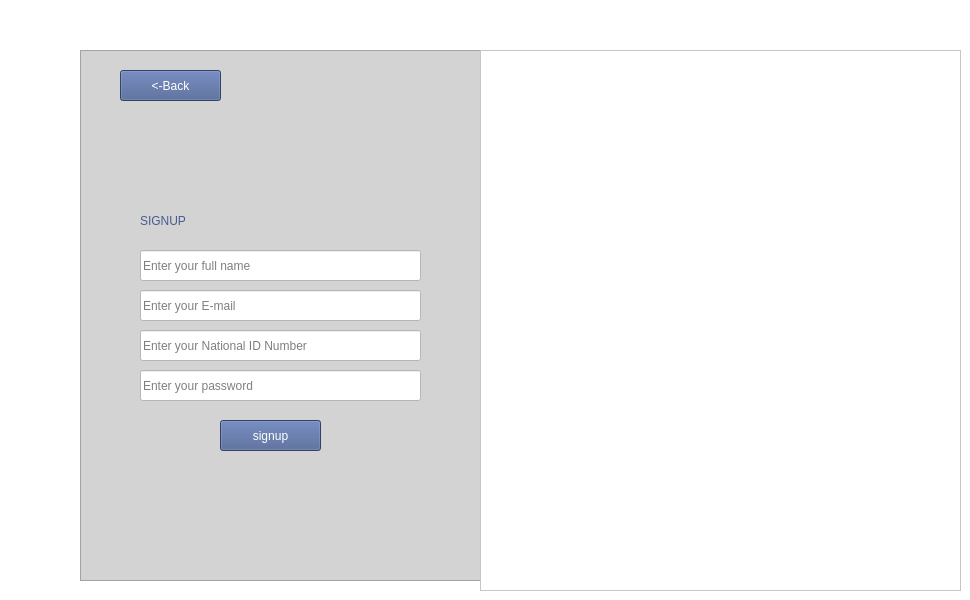
				<widget class="QWidget" name="page_4">
					<property name="styleSheet">
						<string notr="true">
							background-color: rgb(255, 255, 255);
							color: rgb(0, 0, 0);
						</string>
					</property>
					<widget class="QFrame" name="frame_7">
						<property name="geometry">
							<rect>
								<x>80</x>
								<y>50</y>
								<width>471</width>
								<height>531</height>
							</rect>
						</property>
						<property name="styleSheet">
							<string notr="true">background-color: rgb(211, 211, 211);</string>
						</property>
						<property name="frameShape">
							<enum>QFrame::Shape::StyledPanel</enum>
						</property>
						<property name="frameShadow">
							<enum>QFrame::Shadow::Raised</enum>
						</property>
						<widget class="QLabel" name="label_12">
							<property name="geometry">
								<rect>
									<x>60</x>
									<y>130</y>
									<width>311</width>
									<height>81</height>
								</rect>
							</property>
							<property name="styleSheet">
								<string notr="true">
									font: 700 20pt &quot;Segoe UI&quot;;

									color: rgb(70, 92, 144);
								</string>
							</property>
							<property name="text">
								<string>SIGNUP</string>
							</property>
						</widget>
						<widget class="QLineEdit" name="AdminName_2">
							<property name="geometry">
								<rect>
									<x>60</x>
									<y>200</y>
									<width>281</width>
									<height>31</height>
								</rect>
							</property>
							<property name="styleSheet">
								<string notr="true">background-color: rgb(255, 255, 255);</string>
							</property>
							<property name="text">
								<string/>
							</property>
							<property name="frame">
								<bool>true</bool>
							</property>
							<property name="echoMode">
								<enum>QLineEdit::EchoMode::Normal</enum>
							</property>
							<property name="readOnly">
								<bool>false</bool>
							</property>
							<property name="placeholderText">
								<string>Enter your full name</string>
							</property>
						</widget>
						<widget class="QLineEdit" name="AdminPass_2">
							<property name="geometry">
								<rect>
									<x>60</x>
									<y>320</y>
									<width>281</width>
									<height>31</height>
								</rect>
							</property>
							<property name="styleSheet">
								<string notr="true">background-color: rgb(255, 255, 255);</string>
							</property>
							<property name="text">
								<string/>
							</property>
							<property name="echoMode">
								<enum>QLineEdit::EchoMode::Password</enum>
							</property>
							<property name="readOnly">
								<bool>false</bool>
							</property>
							<property name="placeholderText">
								<string>Enter your password</string>
							</property>
						</widget>
						<widget class="QPushButton" name="AdminSignUpconB">
							<property name="geometry">
								<rect>
									<x>140</x>
									<y>370</y>
									<width>101</width>
									<height>31</height>
								</rect>
							</property>
							<property name="styleSheet">
								<string notr="true">
									background-color: rgb(70, 92, 144);
									color: rgb(255, 255, 255);
									font: 12pt &quot;Segoe UI&quot;;
								</string>
							</property>
							<property name="text">
								<string>signup</string>
							</property>
						</widget>
						<widget class="QLineEdit" name="AdminPass_3">
							<property name="geometry">
								<rect>
									<x>60</x>
									<y>240</y>
									<width>281</width>
									<height>31</height>
								</rect>
							</property>
							<property name="styleSheet">
								<string notr="true">background-color: rgb(255, 255, 255);</string>
							</property>
							<property name="text">
								<string/>
							</property>
							<property name="echoMode">
								<enum>QLineEdit::EchoMode::Normal</enum>
							</property>
							<property name="readOnly">
								<bool>false</bool>
							</property>
							<property name="placeholderText">
								<string>Enter your E-mail</string>
							</property>
						</widget>
						<widget class="QLineEdit" name="AdminPass_4">
							<property name="geometry">
								<rect>
									<x>60</x>
									<y>280</y>
									<width>281</width>
									<height>31</height>
								</rect>
							</property>
							<property name="styleSheet">
								<string notr="true">background-color: rgb(255, 255, 255);</string>
							</property>
							<property name="text">
								<string/>
							</property>
							<property name="echoMode">
								<enum>QLineEdit::EchoMode::Normal</enum>
							</property>
							<property name="readOnly">
								<bool>false</bool>
							</property>
							<property name="placeholderText">
								<string>Enter your National ID Number</string>
							</property>
						</widget>
						<widget class="QPushButton" name="AdminSignupbackB">
							<property name="geometry">
								<rect>
									<x>40</x>
									<y>20</y>
									<width>101</width>
									<height>31</height>
								</rect>
							</property>
							<property name="styleSheet">
								<string notr="true">
									background-color: rgb(70, 92, 144);
									color: rgb(255, 255, 255);
									font: 12pt &quot;Segoe UI&quot;;
								</string>
							</property>
							<property name="text">
								<string>&lt;-Back</string>
							</property>
						</widget>
					</widget>
					<widget class="QFrame" name="frame_8">
						<property name="geometry">
							<rect>
								<x>480</x>
								<y>50</y>
								<width>481</width>
								<height>541</height>
							</rect>
						</property>
						<property name="styleSheet">
							<string notr="true">background-color: rgb(255, 255, 255);</string>
						</property>
						<property name="frameShape">
							<enum>QFrame::Shape::StyledPanel</enum>
						</property>
						<property name="frameShadow">
							<enum>QFrame::Shadow::Raised</enum>
						</property>
						<widget class="QLabel" name="label_13">
							<property name="geometry">
								<rect>
									<x>30</x>
									<y>40</y>
									<width>391</width>
									<height>411</height>
								</rect>
							</property>
							<property name="text">
								<string/>
							</property>
							<property name="pixmap">
								<pixmap resource="project01.qrc">:/project01/Sign up-cuate.png</pixmap>
							</property>
							<property name="scaledContents">
								<bool>true</bool>
							</property>
						</widget>
						<widget class="QLabel" name="label_11">
							<property name="geometry">
								<rect>
									<x>390</x>
									<y>10</y>
									<width>61</width>
									<height>61</height>
								</rect>
							</property>
							<property name="styleSheet">
								<string notr="true">
									font: 700 36pt &quot;Segoe UI&quot;;
									color: rgb(70, 92, 144);
								</string>
							</property>
							<property name="text">
								<string/>
							</property>
							<property name="pixmap">
								<pixmap resource="project01.qrc">:/newPrefix/Screenshot_2025-05-15_005716-removebg-preview.png</pixmap>
							</property>
							<property name="scaledContents">
								<bool>true</bool>
							</property>
						</widget>
					</widget>
				</widget>
